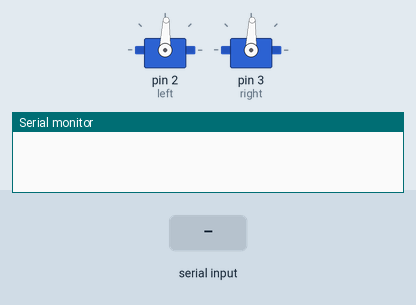
Simulated run of this sketch. Board: Arduino Uno, built with avr-gcc and run on an emulated ATmega328P. On the bench: 2 × servo, the last lines printed to the serial monitor. The inputs (shaded band) are chosen by the test bench.

Above: at 2.2 s.
2.3 s: "K90\n" received over Serial
At 3.1 s:
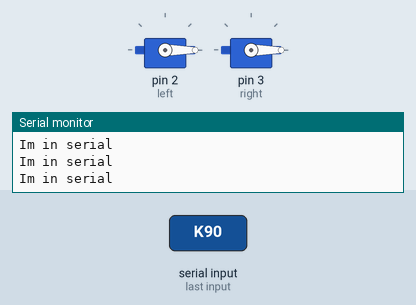
3.8 s: "K,45\n" received over Serial
5.3 s: "K" received over Serial
Timing chart, 0 to 8.3 s (numbered marks = the images above; inputs shaded):
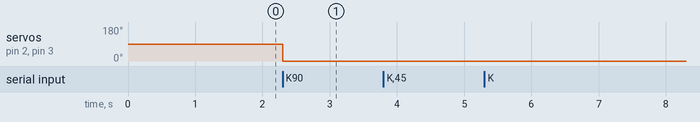

Measured:
- after the input at 2.3 s, servo on pin 2 (left), servo on pin 3 (right): 88° → 0° at once

The sketch:

micro_ROV_nano.ino
```cpp
#define MAX_BUF 128

#include "Servo.h"
Servo left, right;
int motor_l= 1450 , motor_r= 1450;


char buffer[MAX_BUF];
int i = 0;
char c = 'K';

void setup() {
  // put your setup code here, to run once:
  Serial.begin(57600);
  left.attach(2);
  right.attach(3);

  left.writeMicroseconds(1450);
  right.writeMicroseconds(1450);
  delay(1000);
}

void loop()
{
    if (Serial.available())
    {
      Serial.println("Im in serial");
      c = Serial.read();

      if (i< MAX_BUF -1)
      buffer[i++] = c;


      if (c== 'K')
      {
        i=0;
        ParseString(buffer);
        Serial.println(buffer);
        move_micro();
      }
    }


}


void ParseString(String inp)
{
  motor_l = (inp.substring(inp.indexOf('X') + 1, inp.indexOf('Y'))).toInt(); // Left Micro
  motor_r = (inp.substring(inp.indexOf('Y') + 1, inp.indexOf('K'))).toInt(); // Right Micro
}

void move_micro()
{
  left.writeMicroseconds(motor_l);
  right.writeMicroseconds(motor_r);
  //Serial.println(motor_l);
  //Serial.println(motor_r);

}
```
